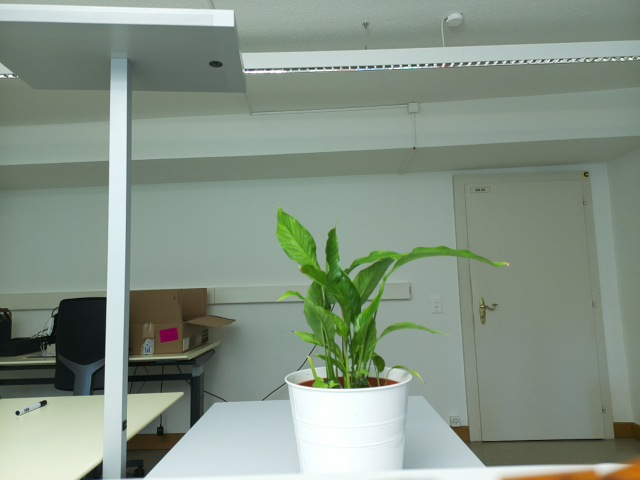
#> input picture calib_images/left_plant01.jpg, 640 x 480 px
$ python tiefenberechnung.py
#> lines starting #> are read from the running program, lines starting #| are printed output that depends on the picture; after the words box and inside, x2 and y2 are one past the last pixel; in counts of white or black regions, pixels touching at a corner belong together
import cv2
import numpy as np
import yaml
import re

def load_q_matrix(yaml_path):
    with open(yaml_path, "r") as f:
        calib = yaml.safe_load(f)
    Q = np.array(calib["Q"])
    return Q

def compute_depth(disparity, Q):
    points_3D = cv2.reprojectImageTo3D(disparity, Q)
    return points_3D

def save_results_yaml(filename, focal_length, baseline, plant_height_cm, top_depth, bottom_depth):
    data = {
        'focal_length_px': float(focal_length),
        'baseline': float(baseline),
        'plant_height_cm': float(plant_height_cm),
        'top_depth_cm': float(top_depth),
        'bottom_depth_cm': float(bottom_depth)
    }
    with open(filename, "w") as f:
        yaml.dump(data, f)

def extract_bbox_from_txt(txt_path, label="potted plant"):
    with open(txt_path, "r") as f:
        for line in f:
            # Match lines like: [0] : potted plant[63] (0.62) @ 655,707 898x803
            match = re.search(r'\[\d+\] : ([\w\s]+)\[\d+\].*@ (\d+),(\d+) (\d+)x(\d+)', line)
            if match:
                obj_label = match.group(1).strip()
                if obj_label == label:
                    x = int(match.group(2))
                    y = int(match.group(3))
                    w = int(match.group(4))
                    h = int(match.group(5))
                    return x, y, w, h
    return None

# Kalibrierdaten aus YAML laden
fs = cv2.FileStorage("stereo_calibration.yaml", cv2.FILE_STORAGE_READ)
mtx_l = fs.getNode("mtx_l").mat()
mtx_r = fs.getNode("mtx_r").mat()
dist_l = fs.getNode("dist_l").mat()
dist_r = fs.getNode("dist_r").mat()
R = fs.getNode("R").mat()
T = fs.getNode("T").mat()
fs.release()

# focal_length in Pixel (fx) und baseline in cm
focal_length = mtx_l[0, 0]
baseline = abs(T[0, 0]) / 10.0

print(f"f = {focal_length:.2f} px, B = {baseline:.2f} cm")

# Stereo-Bilder laden
imgL = cv2.imread("calib_images/left_plant01.jpg", cv2.IMREAD_GRAYSCALE)
#> imgL: shape (480, 640); min 3, max 255, mean 142
imgR = cv2.imread("calib_images/right_plant01.jpg", cv2.IMREAD_GRAYSCALE)
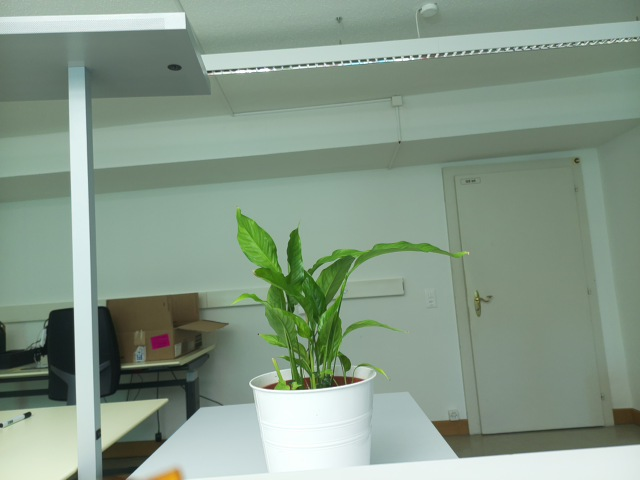
#> input picture calib_images/right_plant01.jpg, 640 x 480 px
#> imgR: shape (480, 640); min 14, max 255, mean 145.7

# StereoSGBM verwenden
stereo = cv2.StereoSGBM_create(
    minDisparity=0,
    numDisparities=64,
    blockSize=5,
    P1=8 * 3 * 5 ** 2,
    P2=32 * 3 * 5 ** 2,
    disp12MaxDiff=1,
    uniquenessRatio=10,
    speckleWindowSize=100,
    speckleRange=32
)

# Disparität berechnen
disparity = stereo.compute(imgL, imgR).astype(np.float32) / 16.0
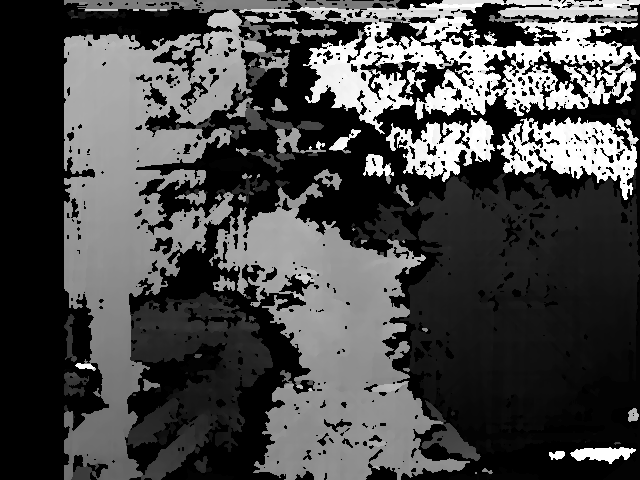
#> disparity: shape (480, 640) float32; min -1, max 63, mean 17.3; drawn with min black and max white

# Load Q matrix
Q = load_q_matrix("stereo_calibration_analysis.yaml")

# Compute 3D points (depth)
points_3D = compute_depth(disparity, Q)
#> in compute_depth, `points_3D = cv2.reprojectImageTo3D(disparity, Q)`: points_3D: shape (480, 640, 3) float32; 2.65% of the values are NaN or infinite; the others: min -4790.2, max 8515.8, mean -289.2

# Z (depth) values extrahieren und ungültige Werte maskieren
depth_map = points_3D[:, :, 2]
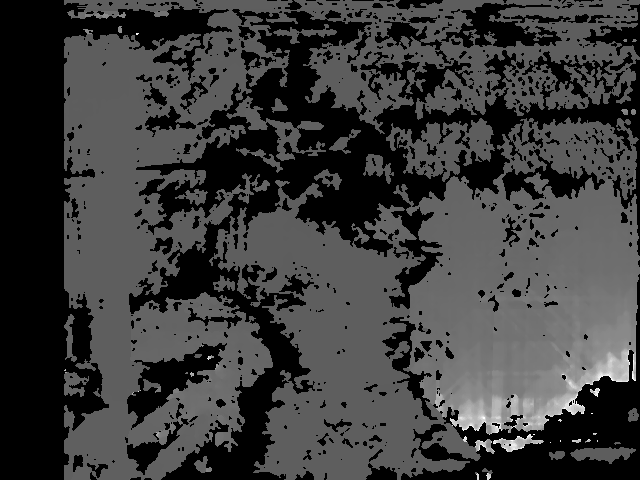
#> depth_map: shape (480, 640) float32; 2.65% of the values are NaN or infinite; the others: min -4790.2, max 8515.8, mean -1552.8; drawn with min black, max white, NaN and infinite black

# Bounding Box aus AI Detection laden und Debug-Ausgaben
bbox = extract_bbox_from_txt("calib_images/bbox_plant01.txt")
#> (reads bbox_plant01.txt from the repository)
if bbox:
    x, y, w, h = bbox
    height, width = depth_map.shape
#> height = 480; width = 640

    # --- Bounding Box von AI-Detektionsbild auf aktuelle Bildgröße skalieren ---
    # Werte ggf. anpassen, falls dein AI-Detektionsbild andere Maße hat!
    ai_width = 2026
    ai_height = 1520

    scale_x = width / ai_width
#> scale_x = 0.316
    scale_y = height / ai_height
#> scale_y = 0.316

    x = int(x * scale_x)
#> x = 223
    y = int(y * scale_y)
#> y = 127
    w = int(w * scale_x)
#> w = 311
    h = int(h * scale_y)
#> h = 293

    # --- Bounding Box auf rechtes Bild projizieren ---
    # Die vier Ecken der BBox im linken Bild
    bbox_corners = np.array([
        [x, y],
        [x + w, y],
        [x + w, y + h],
        [x, y + h]
    ], dtype=np.float32)

    # Annahme: Die BBox liegt auf einer Ebene, wir nehmen mittlere Disparität im BBox-Bereich
    bbox_disp = disparity[y:y+h, x:x+w]
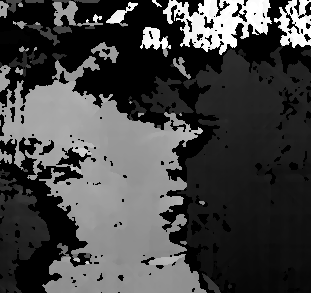
#> bbox_disp: shape (293, 311) float32; min -1, max 63, mean 16.2; drawn with min black and max white
    valid_disp = bbox_disp[np.isfinite(bbox_disp) & (bbox_disp > 0)]
    if valid_disp.size > 0:
        mean_disp = np.median(valid_disp)
#> mean_disp = 34.25
    else:
        mean_disp = np.median(disparity[np.isfinite(disparity) & (disparity > 0)])

    # Reprojiziere die BBox-Ecken in 3D (linkes Bild) - manuell für jede Ecke
    pts_3d = []
    for cx, cy in bbox_corners:
        Z = focal_length * baseline / mean_disp
        X = (cx - mtx_l[0,2]) * Z / focal_length
        Y = (cy - mtx_l[1,2]) * Z / focal_length
        pts_3d.append([X, Y, Z])
#> this loop made 4 passes
#> (X, Y) on passes 1 to 4: (-1.1, -0.996), (2.52, -0.996), (2.52, 2.41), (-1.1, 2.41)
#> after the loop, pts_3d = [[-1.1, -0.996, 11.7], [2.52, -0.996, 11.7], [2.52, 2.41, 11.7], [-1.1, 2.41, 11.7]]
    pts_3d = np.array(pts_3d, dtype=np.float32)

    # Die 2D-Pixelkoordinaten der BBox-Ecken im linken Bild
    pts_2d_left = bbox_corners.reshape(-1, 1, 2).astype(np.float32)
    # Undistort
    pts_undist_left = cv2.undistortPoints(pts_2d_left, mtx_l, dist_l, P=mtx_l)
    # Triangulation/Projektion: Wir nehmen an, dass alle Ecken auf gleicher Tiefe liegen (vereinfachend)
    # Transformiere die 3D-Punkte in das rechte Kamerasystem
    pts_3d_right = (R @ pts_3d.T + T).T
#> pts_3d_right = [[-4.35, -0.389, 13.57], [-0.751, -0.605, 13.33], [-0.552, 2.79, 13.26], [-4.15, 3.01, 13.5]]
    # Projektion ins rechte Bild
    pts_2d_right, _ = cv2.projectPoints(pts_3d_right, np.zeros(3), np.zeros(3), mtx_r, dist_r)
#> pts_2d_right = [[112.9, 173.3], [267.1, 163.9], [274.7, 303.4], [119.1, 312.8]]
    pts_2d_right = pts_2d_right.reshape(-1, 2)

    # Neue BBox im rechten Bild bestimmen
    x_r, y_r, w_r, h_r = (
        int(np.min(pts_2d_right[:, 0])),
        int(np.min(pts_2d_right[:, 1])),
        int(np.max(pts_2d_right[:, 0]) - np.min(pts_2d_right[:, 0])),
        int(np.max(pts_2d_right[:, 1]) - np.min(pts_2d_right[:, 1]))
    )
#> x_r = 112; y_r = 163; w_r = 161; h_r = 148

    # Bounding Box auf Bildgrenzen beschränken
    x = max(0, min(x, width-1))
    y = max(0, min(y, height-1))
    w = min(w, width - x)
    h = min(h, height - y)
    x_r = max(0, min(x_r, width-1))
    y_r = max(0, min(y_r, height-1))
    w_r = min(w_r, width - x_r)
    h_r = min(h_r, height - y_r)
    # --- Ende Projektion ---

    # ROI im linken Bild
    roi = depth_map[y:y+h, x:x+w]
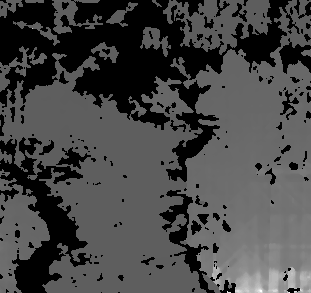
#> roi: shape (293, 311) float32; 0.43% of the values are NaN or infinite; the others: min -4790.2, max 8515.8, mean -1081.4; drawn with min black, max white, NaN and infinite black
    roi_valid = roi[np.isfinite(roi) & (roi > 0)]
    print(f"BBox links (skaliert): x={x}, y={y}, w={w}, h={h}")
#| BBox links (skaliert): x=223, y=127, w=311, h=293
    print(f"BBox rechts (projiziert): x={x_r}, y={y_r}, w={w_r}, h={h_r}")
#| BBox rechts (projiziert): x=112, y=163, w=161, h=148
    print(f"Bildgröße: {depth_map.shape}")
#| Bildgröße: (480, 640)
    print(f"ROI shape: {roi.shape}, gültige Werte: {roi_valid.size}")
#| ROI shape: (293, 311), gültige Werte: 62285
    if roi_valid.size > 60:
        top_band = roi[0:10, :][np.isfinite(roi[0:10, :]) & (roi[0:10, :] > 0)]
#> top_band = 1452 values, max 300.6 at index 1318, min 76.03 at index 91, mean 119.3
        bottom_band = roi[-10:, :][np.isfinite(roi[-10:, :]) & (roi[-10:, :] > 0)]
#> bottom_band = 2592 values, max 8515.8 at index 2047, min 130.6 at index 2404, mean 1411.2
        print(f"Top-Band gültige Werte: {top_band.size}, Bottom-Band gültige Werte: {bottom_band.size}")
#| Top-Band gültige Werte: 1452, Bottom-Band gültige Werte: 2592
        top_depth = np.median(top_band) if top_band.size > 0 else float('nan')
#> top_depth = 78.69
        bottom_depth = np.median(bottom_band) if bottom_band.size > 0 else float('nan')
#> bottom_depth = 137.1
        plant_height_cm = abs(bottom_depth - top_depth)
#> plant_height_cm = 58.42
    else:
        print("Zu wenig gültige Werte im ROI!")
        top_depth = bottom_depth = plant_height_cm = float('nan')
else:
    print("No bounding box found!")
    top_depth = bottom_depth = plant_height_cm = float('nan')

print(f"Geschätzte Pflanzenhöhe: {plant_height_cm:.2f} cm")
#| Geschätzte Pflanzenhöhe: 58.42 cm

# Ergebnisse als YAML speichern
save_results_yaml(
    "tiefenberechnung_results.yaml",
    focal_length,
    baseline,
    plant_height_cm,
    top_depth,
    bottom_depth
)
#> in save_results_yaml, `data = { 'focal_length_px': float(focal_length), 'baseline': float(bas..`: data = {'focal_length_px': 1006.9, 'baseline': 0.398, 'plant_height_cm': 58.42, 'top_depth_cm': 78.69, 'bottom_depth_cm': 137.1}

# Optionale Visualisierung
disp_vis = cv2.normalize(disparity, None, 0, 255, cv2.NORM_MINMAX)
cv2.imshow("Disparität", np.uint8(disp_vis))

# Nur gültige Tiefenwerte für die Visualisierung verwenden
depth_vis = np.zeros_like(depth_map, dtype=np.uint8)
valid = np.isfinite(depth_map) & (depth_map > 0)
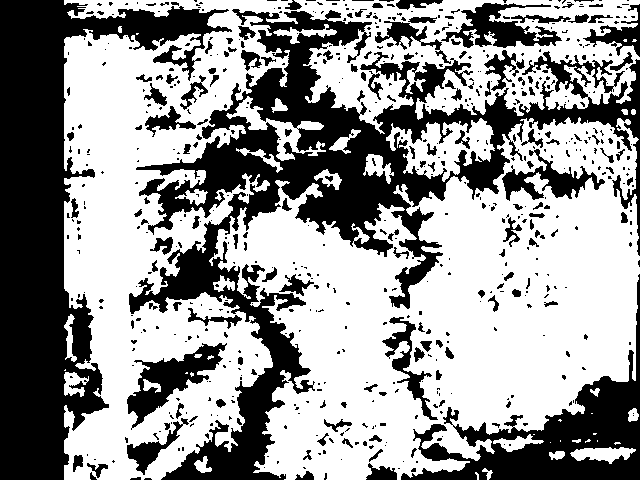
#> valid: shape (480, 640) bool; 59% white; 629 black regions (473 under 20 px), largest, box (x1, y1, x2, y2) and area: (129, 9, 640, 480) 51187, (0, 0, 232, 480) 38464, (401, 274, 640, 480) 12451
if np.any(valid):
    minv = np.percentile(depth_map[valid], 2)
#> minv = 76.03
    maxv = np.percentile(depth_map[valid], 98)
#> maxv = 4033.8
    normed = np.clip((depth_map - minv) / (maxv - minv) * 255, 0, 255)
    depth_vis[valid] = normed[valid].astype(np.uint8)
    # Draw bounding box for visualization (left)
    if bbox:
        cv2.rectangle(depth_vis, (x, y), (x+w, y+h), 255, 2)
        # Draw projected bounding box (right)
        cv2.rectangle(depth_vis, (x_r, y_r), (x_r+w_r, y_r+h_r), 128, 2)
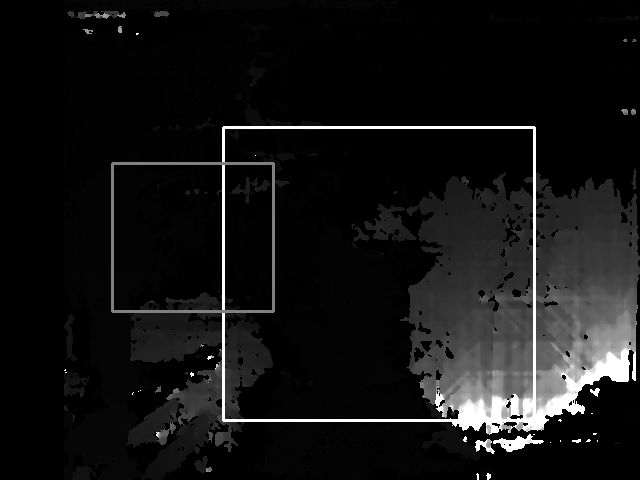
#> depth_vis: shape (480, 640); min 0, max 255, mean 19.9
cv2.imshow("Tiefe", depth_vis)

cv2.waitKey(0)
cv2.destroyAllWindows()
